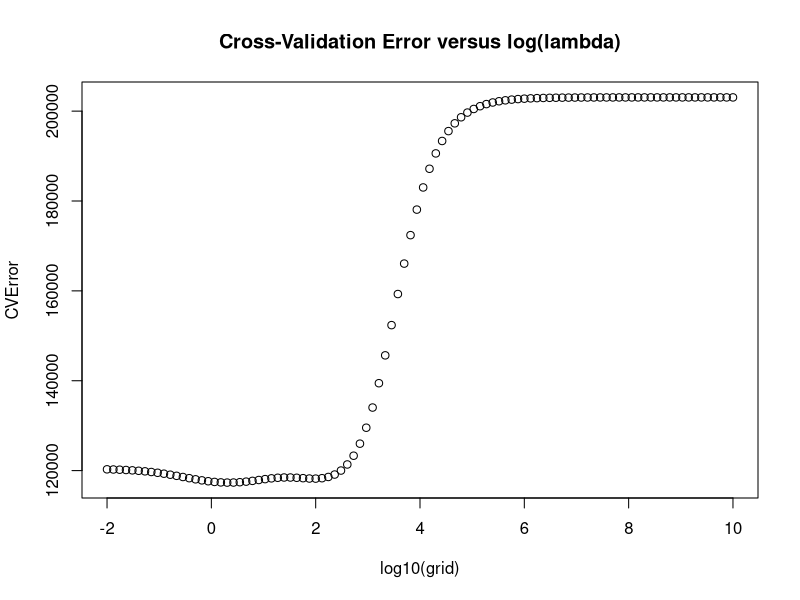

The R script that drew this image:
standardize = function (X) 
{
   N = nrow(X)
   D = ncol(X)
   NX = X 
   for (i in 1:D) {
      mXi = mean(X[,i])
      sXi = sd(X[,i])
      if (sXi != 0) {
         NX[,i]=(X[,i] - mXi)/sXi
      }
      #else keep the column unchanged. all 1s case.
   }   
   return(NX)
}

MSE = function(yp, ya) 
{
   N = nrow(yp)
   S = sum( (ya - yp)^2 )
   mse = S/N 
   return(mse)
}

ridge = function(X, Y, lambda)
{
   # This function returns ridge coefficients for a given lambda using
   # the closed form solution expression.
   # It needs to compute inverse. solve() function is used for that.
   # To compute coefficeients over a grid, use the more
   # efficient computeRidgeCoefficeints instead.
   # 
   B = solve(t(X) %*% X + lambda * diag(nrow(t(X) %*% X))) %*% t(X) %*% Y
   return(B)
}

# Q 2.1

computeRidgeCoefficeints = function( grid, X, Y )
{
# This function implements the algorithm for Solution Path of Ridge Regression
# given in the lecture slides.
# The essence of this algorithm is to compute common vectors
# wj first and then utilize it in the ridge regression estimator expression repeatedly 
# for each lambda.
# It finds the solution path of ridge regression over a sequence of
# grid points fast because computing the inverse of (Xt * X + lambda * I)
# for every lambda is avoided. Making it 100 times faster, where
# 100 = number of lambdas in the grid.
#
   n = length(grid)
   p = ncol(X)

   s = svd(X)
   u = s$u
   v = s$v
   d = diag( s$d )

   for (j in 1:p) {
      wj = t(u[,j]) %*% Y %*% v[,j]
      if (j == 1) {
         W = rbind( wj )
      } else {
         W = rbind( W, wj )
      }
   }

   for (i in 1:n) {
      gm = rep(0, p)
      for (j in 1:p) {
         gm[j] = d[j,j]/(grid[i] + d[j,j]^2)
      }
      B = rep(0, p)
      for (j in 1:p) {
         if (j == 1) {
            B[j] = gm[j]*W[j]
          } else {
            B[j] = B[j] + gm[j]*W[j]
          }
      }
      if (i == 1) {
        M = cbind( B )
      } else {
        M = cbind(M, B)
      }
   }

   return(M)
}

df = read.csv("hitters.csv", header=TRUE, stringsAsFactors=FALSE)
x = df[, c(-1, -20)]
y = df[ , 20]
X = as.matrix(x)
X = standardize(X)
Y = as.matrix(y)
# center Y
ym = mean(Y)
Y = Y - ym

n = nrow(X)
I = rep(1, n)
X = cbind(I, X)
m = ncol(X)

grid = 10^seq(10, -2, length=100)
M = computeRidgeCoefficeints ( grid, X, Y )

# Q 2.2
set.seed(1)
#set up the k=10 folds
folds = sample(1:10, n, replace=TRUE)
CVError = rep (0, 100)
#outer loop: for each value of lambda, calculate cross validation error.
for (i in 1:100) {
   mspe = rep(0, 10)
   #inner loop: implements the k-fold cross validation
   for (j in 1:10) {
      #pick jth fold as validation set
      Xvalidation = X[which(folds==j), ]
      #pick rest as training set
      Xtraining = X[-(which(folds==j)), ]
      Ytraining = as.matrix(Y[-(which(folds==j)), ])
      #find the ridge coef for training set
      B = ridge(Xtraining, Ytraining, grid[i])
      #apply these coef on validation set and predict salary.
      Yp = Xvalidation %*% B
      Ya = as.matrix(Y[which(folds==j)])
      #find mspe for this fold
      mspe[j] =  MSE ( Yp, Ya )
   }
   #average of k=10  mspe is the Test error for ith lambda
   CVError[i] = (1/10)*sum(mspe)
}
# Plot CVErro versus log of lambda (instead of lambda, as plot looks like upside down L)
plot(log10(grid), CVError, main="Cross-Validation Error versus log(lambda)")

# Q 2.3
selectedLambda = grid[which.min(CVError)]
selectedB = ridge(X, Y, selectedLambda)
message("Report Ridge model for selected lamda ", selectedLambda)
print(selectedB)
